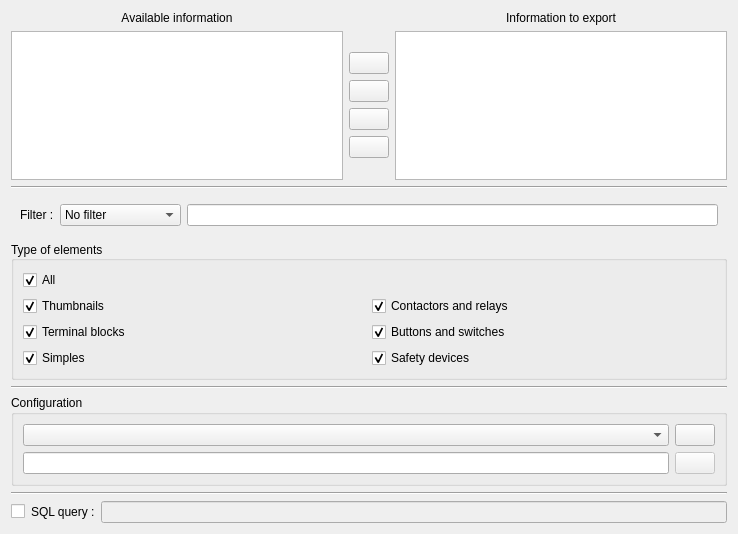
<?xml version="1.0" encoding="UTF-8"?>
<ui version="4.0">
 <class>ElementQueryWidget</class>
 <widget class="QWidget" name="ElementQueryWidget">
  <property name="geometry">
   <rect>
    <x>0</x>
    <y>0</y>
    <width>738</width>
    <height>534</height>
   </rect>
  </property>
  <property name="windowTitle">
   <string>Form</string>
  </property>
  <layout class="QVBoxLayout" name="verticalLayout">
   <item>
    <widget class="QWidget" name="m_info_widget" native="true">
     <layout class="QGridLayout" name="gridLayout">
      <property name="leftMargin">
       <number>0</number>
      </property>
      <property name="topMargin">
       <number>0</number>
      </property>
      <property name="rightMargin">
       <number>0</number>
      </property>
      <property name="bottomMargin">
       <number>0</number>
      </property>
      <item row="0" column="0">
       <widget class="QLabel" name="label_2">
        <property name="text">
         <string>Available information</string>
        </property>
        <property name="alignment">
         <set>Qt::AlignCenter</set>
        </property>
       </widget>
      </item>
      <item row="0" column="2">
       <widget class="QLabel" name="label">
        <property name="text">
         <string>Information to export</string>
        </property>
        <property name="alignment">
         <set>Qt::AlignCenter</set>
        </property>
        <property name="margin">
         <number>0</number>
        </property>
       </widget>
      </item>
      <item row="1" column="0">
       <widget class="QListWidget" name="m_var_list"/>
      </item>
      <item row="1" column="2">
       <widget class="QListWidget" name="m_choosen_list"/>
      </item>
      <item row="1" column="1">
       <layout class="QVBoxLayout" name="verticalLayout_2" stretch="0,0,0,0,0,0">
        <property name="spacing">
         <number>6</number>
        </property>
        <property name="sizeConstraint">
         <enum>QLayout::SetDefaultConstraint</enum>
        </property>
        <item>
         <spacer name="verticalSpacer">
          <property name="orientation">
           <enum>Qt::Vertical</enum>
          </property>
          <property name="sizeHint" stdset="0">
           <size>
            <width>20</width>
            <height>40</height>
           </size>
          </property>
         </spacer>
        </item>
        <item>
         <widget class="QPushButton" name="m_up_pb">
          <property name="toolTip">
           <string>Go up the selection</string>
          </property>
          <property name="text">
           <string/>
          </property>
          <property name="icon">
           <iconset resource="../../../qelectrotech.qrc">
            <normaloff>:/ico/16x16/go-up.png</normaloff>:/ico/16x16/go-up.png</iconset>
          </property>
          <property name="checkable">
           <bool>false</bool>
          </property>
         </widget>
        </item>
        <item>
         <widget class="QPushButton" name="m_add_pb">
          <property name="toolTip">
           <string>Add selection</string>
          </property>
          <property name="text">
           <string/>
          </property>
          <property name="icon">
           <iconset resource="../../../qelectrotech.qrc">
            <normaloff>:/ico/16x16/list-add.png</normaloff>:/ico/16x16/list-add.png</iconset>
          </property>
         </widget>
        </item>
        <item>
         <widget class="QPushButton" name="m_remove_pb">
          <property name="toolTip">
           <string>Delete selection</string>
          </property>
          <property name="text">
           <string/>
          </property>
          <property name="icon">
           <iconset resource="../../../qelectrotech.qrc">
            <normaloff>:/ico/16x16/list-remove.png</normaloff>:/ico/16x16/list-remove.png</iconset>
          </property>
         </widget>
        </item>
        <item>
         <widget class="QPushButton" name="m_down_pb">
          <property name="toolTip">
           <string>Go down the selection</string>
          </property>
          <property name="text">
           <string/>
          </property>
          <property name="icon">
           <iconset resource="../../../qelectrotech.qrc">
            <normaloff>:/ico/16x16/go-down.png</normaloff>:/ico/16x16/go-down.png</iconset>
          </property>
         </widget>
        </item>
        <item>
         <spacer name="verticalSpacer_2">
          <property name="orientation">
           <enum>Qt::Vertical</enum>
          </property>
          <property name="sizeHint" stdset="0">
           <size>
            <width>20</width>
            <height>40</height>
           </size>
          </property>
         </spacer>
        </item>
       </layout>
      </item>
     </layout>
    </widget>
   </item>
   <item>
    <widget class="Line" name="line">
     <property name="orientation">
      <enum>Qt::Horizontal</enum>
     </property>
    </widget>
   </item>
   <item>
    <widget class="QWidget" name="widget" native="true">
     <layout class="QGridLayout" name="gridLayout_3">
      <item row="1" column="1">
       <widget class="QComboBox" name="m_filter_type_cb">
        <item>
         <property name="text">
          <string>No filter</string>
         </property>
        </item>
        <item>
         <property name="text">
          <string>Is not empty</string>
         </property>
        </item>
        <item>
         <property name="text">
          <string>Is empty</string>
         </property>
        </item>
        <item>
         <property name="text">
          <string>Contain</string>
         </property>
        </item>
        <item>
         <property name="text">
          <string>Does not contain</string>
         </property>
        </item>
        <item>
         <property name="text">
          <string>Is equal to</string>
         </property>
        </item>
        <item>
         <property name="text">
          <string>Is not equal to</string>
         </property>
        </item>
       </widget>
      </item>
      <item row="1" column="2">
       <widget class="QLineEdit" name="m_filter_le"/>
      </item>
      <item row="1" column="0">
       <widget class="QLabel" name="label_4">
        <property name="text">
         <string>Filter :</string>
        </property>
       </widget>
      </item>
     </layout>
    </widget>
   </item>
   <item>
    <widget class="QWidget" name="m_parametre_widget" native="true">
     <layout class="QHBoxLayout" name="horizontalLayout_3">
      <property name="leftMargin">
       <number>0</number>
      </property>
      <property name="topMargin">
       <number>0</number>
      </property>
      <property name="rightMargin">
       <number>0</number>
      </property>
      <property name="bottomMargin">
       <number>0</number>
      </property>
      <item>
       <widget class="QGroupBox" name="groupBox_3">
        <property name="title">
         <string>Type of elements</string>
        </property>
        <property name="alignment">
         <set>Qt::AlignLeading|Qt::AlignLeft|Qt::AlignVCenter</set>
        </property>
        <layout class="QGridLayout" name="gridLayout_4">
         <item row="5" column="0">
          <widget class="QCheckBox" name="m_simple_cb">
           <property name="text">
            <string>Simples</string>
           </property>
           <property name="checked">
            <bool>true</bool>
           </property>
          </widget>
         </item>
         <item row="5" column="1">
          <widget class="QCheckBox" name="m_protection_cb">
           <property name="text">
            <string>Safety devices</string>
           </property>
           <property name="checked">
            <bool>true</bool>
           </property>
          </widget>
         </item>
         <item row="0" column="0">
          <widget class="QCheckBox" name="m_all_cb">
           <property name="text">
            <string>All</string>
           </property>
           <property name="checked">
            <bool>true</bool>
           </property>
          </widget>
         </item>
         <item row="2" column="1">
          <widget class="QCheckBox" name="m_button_cb">
           <property name="text">
            <string>Buttons and switches</string>
           </property>
           <property name="checked">
            <bool>true</bool>
           </property>
          </widget>
         </item>
         <item row="2" column="0">
          <widget class="QCheckBox" name="m_terminal_cb">
           <property name="text">
            <string>Terminal blocks</string>
           </property>
           <property name="checked">
            <bool>true</bool>
           </property>
          </widget>
         </item>
         <item row="1" column="0">
          <widget class="QCheckBox" name="m_thumbnail_cb">
           <property name="text">
            <string>Thumbnails</string>
           </property>
           <property name="checked">
            <bool>true</bool>
           </property>
          </widget>
         </item>
         <item row="1" column="1">
          <widget class="QCheckBox" name="m_coil_cb">
           <property name="text">
            <string>Contactors and relays</string>
           </property>
           <property name="checked">
            <bool>true</bool>
           </property>
          </widget>
         </item>
        </layout>
       </widget>
      </item>
     </layout>
    </widget>
   </item>
   <item>
    <widget class="Line" name="line_4">
     <property name="orientation">
      <enum>Qt::Horizontal</enum>
     </property>
    </widget>
   </item>
   <item>
    <widget class="QGroupBox" name="groupBox">
     <property name="title">
      <string>Configuration</string>
     </property>
     <layout class="QGridLayout" name="gridLayout_2">
      <item row="0" column="1">
       <widget class="QPushButton" name="m_load_pb">
        <property name="enabled">
         <bool>true</bool>
        </property>
        <property name="toolTip">
         <string>Open the selected configuration</string>
        </property>
        <property name="text">
         <string/>
        </property>
        <property name="icon">
         <iconset resource="../../../qelectrotech.qrc">
          <normaloff>:/ico/16x16/folder-open.png</normaloff>:/ico/16x16/folder-open.png</iconset>
        </property>
       </widget>
      </item>
      <item row="0" column="0">
       <widget class="QComboBox" name="m_conf_cb">
        <property name="editable">
         <bool>false</bool>
        </property>
       </widget>
      </item>
      <item row="1" column="0">
       <widget class="QLineEdit" name="m_save_name_le"/>
      </item>
      <item row="1" column="1">
       <widget class="QPushButton" name="m_save_current_conf_pb">
        <property name="enabled">
         <bool>false</bool>
        </property>
        <property name="toolTip">
         <string>Save the current configuration</string>
        </property>
        <property name="text">
         <string/>
        </property>
        <property name="icon">
         <iconset resource="../../../qelectrotech.qrc">
          <normaloff>:/ico/16x16/document-save.png</normaloff>:/ico/16x16/document-save.png</iconset>
        </property>
        <property name="flat">
         <bool>false</bool>
        </property>
       </widget>
      </item>
     </layout>
    </widget>
   </item>
   <item>
    <widget class="Line" name="line_3">
     <property name="frameShadow">
      <enum>QFrame::Sunken</enum>
     </property>
     <property name="orientation">
      <enum>Qt::Horizontal</enum>
     </property>
    </widget>
   </item>
   <item>
    <layout class="QHBoxLayout" name="horizontalLayout">
     <item>
      <widget class="QCheckBox" name="m_edit_sql_query_cb">
       <property name="toolTip">
        <string>Custom SQL query</string>
       </property>
       <property name="text">
        <string/>
       </property>
      </widget>
     </item>
     <item>
      <widget class="QLabel" name="label_3">
       <property name="text">
        <string>SQL query :</string>
       </property>
      </widget>
     </item>
     <item>
      <widget class="QLineEdit" name="m_sql_query">
       <property name="enabled">
        <bool>false</bool>
       </property>
      </widget>
     </item>
    </layout>
   </item>
  </layout>
 </widget>
 <resources>
  <include location="../../../qelectrotech.qrc"/>
 </resources>
 <connections/>
</ui>
